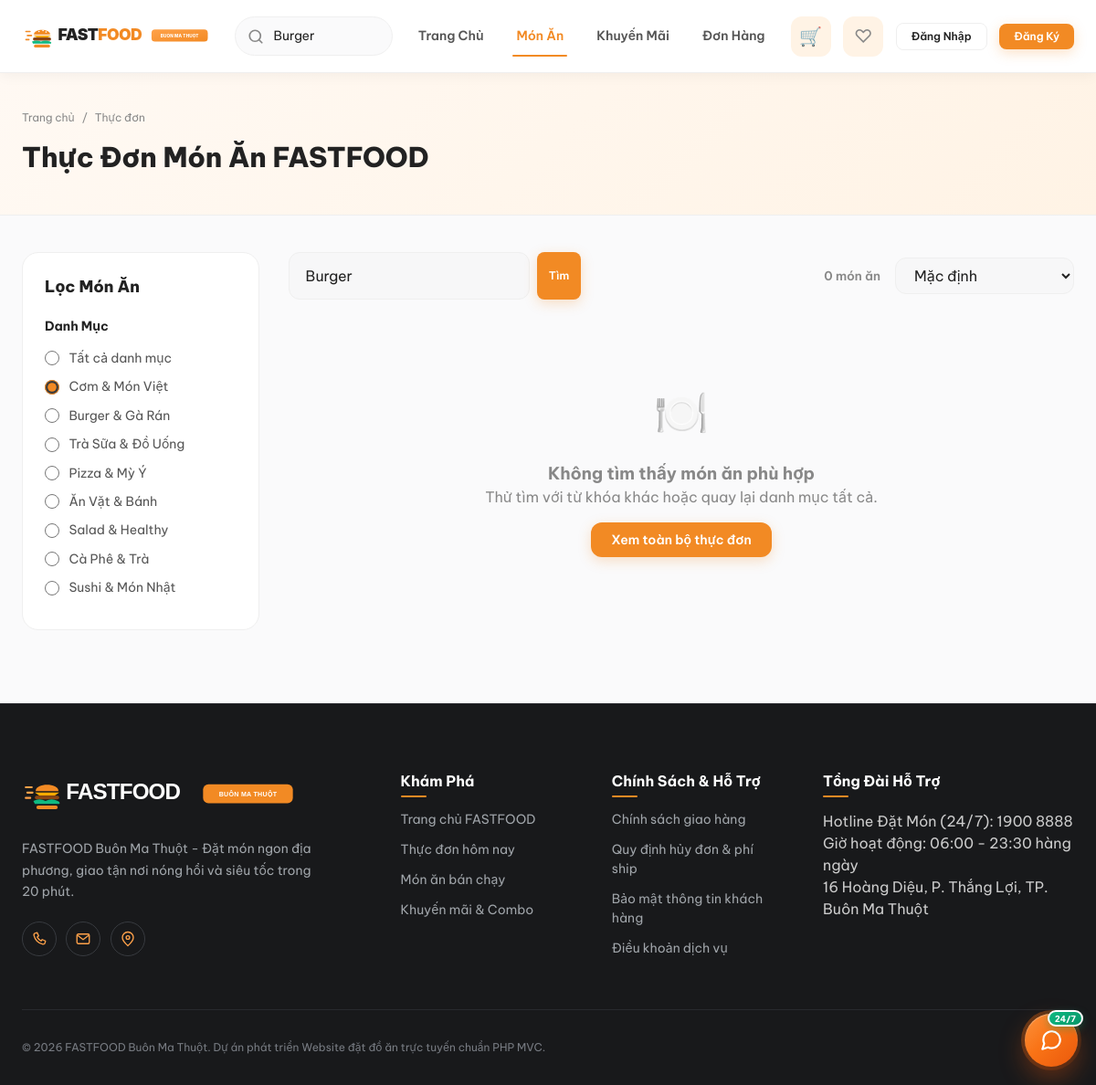
/foods.php?category=com&search=Burger, run on an earlier commit of the app's database.
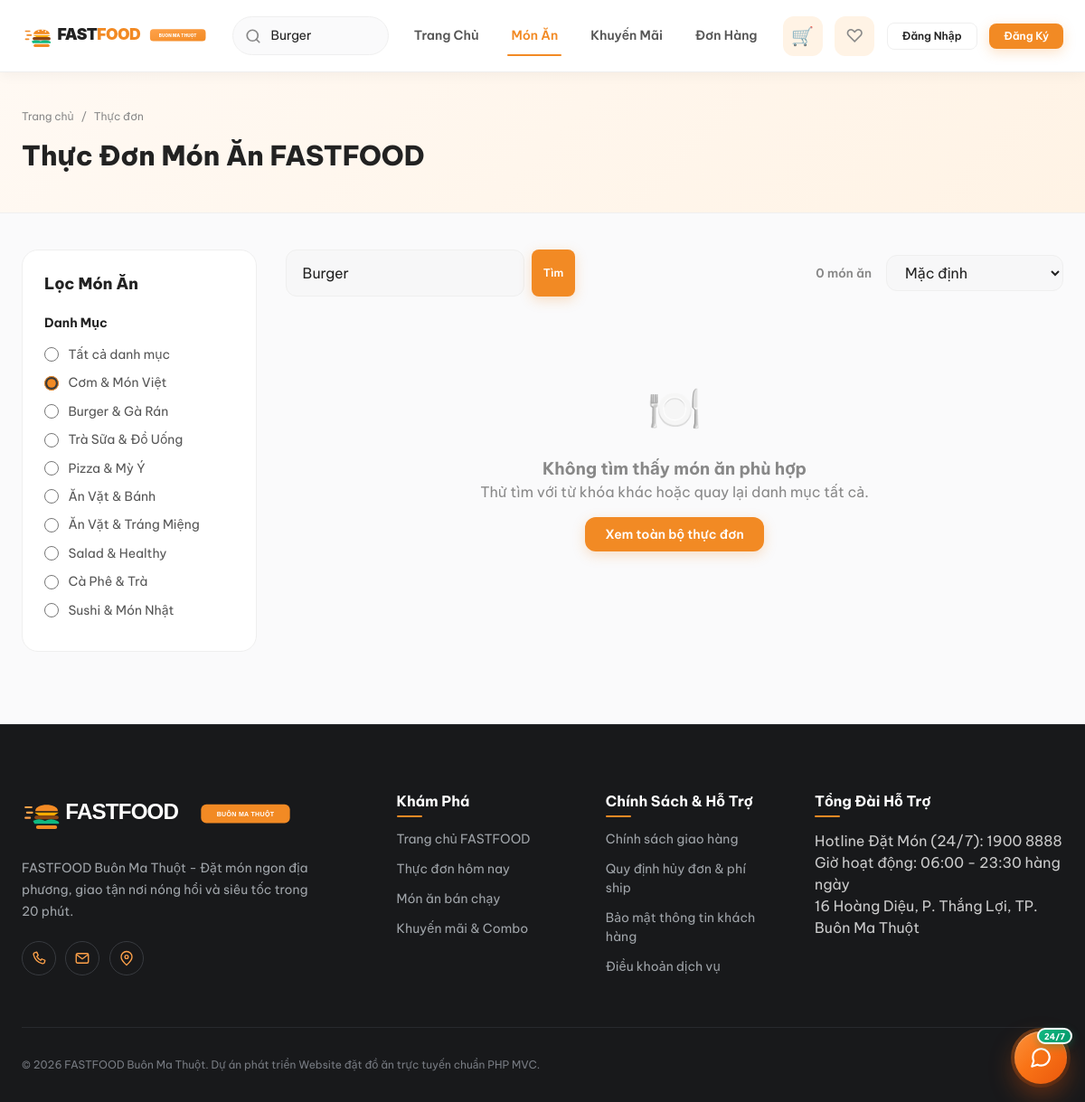
And on a later commit of the database.
### tables this page shows
CREATE TABLE `categories` (
  `id` int(10) unsigned NOT NULL AUTO_INCREMENT,
  `restaurant_id` bigint(20) unsigned DEFAULT NULL COMMENT 'NULL nếu là danh mục chung toàn hệ thống, có ID nếu quán tự tạo',
  `name` varchar(100) NOT NULL COMMENT 'Tên danh mục (ví dụ: Cơm, Trà sữa, Burger)',
  `slug` varchar(120) NOT NULL COMMENT 'Đường dẫn tĩnh danh mục',
  `icon_url` varchar(500) DEFAULT NULL COMMENT 'Icon minh họa',
  `display_order` int(11) DEFAULT 0 COMMENT 'Thứ tự hiển thị',
  `is_active` tinyint(1) DEFAULT 1 COMMENT '1 = Hiển thị, 0 = Ẩn',
  `created_at` timestamp NOT NULL DEFAULT current_timestamp(),
  `updated_at` timestamp NOT NULL DEFAULT current_timestamp() ON UPDATE current_timestamp(),
  PRIMARY KEY (`id`),
  UNIQUE KEY `slug` (`slug`),
  KEY `fk_categories_restaurant` (`restaurant_id`),
  KEY `idx_categories_slug` (`slug`),
  KEY `idx_categories_display_order` (`display_order`),
  CONSTRAINT `fk_categories_restaurant` FOREIGN KEY (`restaurant_id`) REFERENCES `restaurants` (`id`) ON DELETE SET NULL ON UPDATE CASCADE
);

### helpers/functions.php (called while the page is built, shortened)
<?php
function escapeHtml($str) {
    return htmlspecialchars((string)($str ?? ''), ENT_QUOTES, 'UTF-8');
}
function getUrl($path = '') {
    $cleanPath = ltrim($path, '/');
    $url = BASE_URL . ($cleanPath ? '/' . $cleanPath : '');
    return $url;
}
    ?>

### foods.php (the view, shortened to what the changed rows need)
<?php
$db = getDB();
$rawCategories = $db->query("SELECT * FROM categories WHERE is_active = 1 ORDER BY (id >= 30) DESC, display_order ASC, id ASC")->fetchAll();
$categories = [];
$seenCatNames = [];
foreach ($rawCategories as $cat) {
    $cleanName = mb_strtolower(trim($cat['name']), 'UTF-8');
    if (!isset($seenCatNames[$cleanName])) {
        $seenCatNames[$cleanName] = true;
        $categories[] = $cat;
    }
}
usort($categories, fn($a, $b) => ($a['display_order'] ?? 0) <=> ($b['display_order'] ?? 0));
$selectedCat = trim($_GET['category'] ?? 'all');
$search      = trim($_GET['search'] ?? '');
require_once ROOT_PATH . '/includes/header.php';
?>
<div class="page-header-bar">
  <div class="container">
    <h1 class="page-title">Thực Đơn Món Ăn FASTFOOD</h1>
  </div>
</div>
<main class="container">
  <div class="layout-with-sidebar">
    <aside class="filter-sidebar">
      <div class="filter-group">
        <?php foreach ($categories as $cat):
          $val = $cat['slug'] ?: (string)$cat['id'];
          $isChecked = ($selectedCat === $val || $selectedCat == $cat['id']);
        ?>
          <label class="filter-checkbox-item">
            <input type="radio" name="f-cat" class="food-cat-filter" value="<?= escapeHtml($val) ?>" <?= $isChecked ? 'checked' : '' ?>
                   onchange="location.href='<?= getUrl('foods.php?category=' . urlencode($val) . ($search ? '&search=' . urlencode($search) : '')) ?>'">
            <span><?= escapeHtml($cat['name']) ?></span>
          </label>
        <?php endforeach; ?>
      </div>
    </aside>
  </div>
</main>
<?php require_once ROOT_PATH . '/includes/footer.php'; ?>

### includes/footer.php (shortened to what the changed rows need)
<?php
$footerRaw = null;
try {
    $db = getDB();
    $footerRaw = $db->query("SELECT content FROM website_content WHERE collection_name = 'footer_settings' LIMIT 1")->fetchColumn();
} catch (Exception $e) {}
$footerData = $footerRaw ? json_decode($footerRaw, true) : null;
$fExploreLinks = !empty($footerData['explore_links']) && is_array($footerData['explore_links']) ? $footerData['explore_links'] : [
    ['label' => 'Trang chủ FASTFOOD', 'url' => 'index.php'],
    ['label' => 'Thực đơn hôm nay', 'url' => 'foods.php'],
    ['label' => 'Món ăn bán chạy', 'url' => 'foods.php?sort=popular'],
    ['label' => 'Khuyến mãi & Combo', 'url' => 'foods.php?sort=price-asc']
];
$fPolicyLinks  = !empty($footerData['policy_links']) && is_array($footerData['policy_links']) ? $footerData['policy_links'] : [
    ['label' => 'Chính sách giao hàng', 'url' => 'policies.php'],
    ['label' => 'Quy định hủy đơn & phí ship', 'url' => 'policies.php#cancellation'],
    ['label' => 'Bảo mật thông tin khách hàng', 'url' => 'policies.php#privacy'],
    ['label' => 'Điều khoản dịch vụ', 'url' => 'policies.php#terms']
];
?>
  <footer class="site-footer" id="site-footer">
    <div class="container">
      <div class="footer-grid">
        <div>
          <div class="footer-links">
            <?php foreach ($fExploreLinks as $link): ?>
              <?php $u = (strpos($link['url'], 'http') === 0) ? $link['url'] : getUrl($link['url']); ?>
              <a href="<?= escapeHtml($u) ?>" class="footer-link"><?= escapeHtml($link['label']) ?></a>
            <?php endforeach; ?>
          </div>
        </div>
        <div>
          <div class="footer-links">
            <?php foreach ($fPolicyLinks as $link): ?>
              <?php $u = (strpos($link['url'], 'http') === 0) ? $link['url'] : getUrl($link['url']); ?>
              <a href="<?= escapeHtml($u) ?>" class="footer-link"><?= escapeHtml($link['label']) ?></a>
            <?php endforeach; ?>
          </div>
        </div>
      </div>
    </div>
  </footer>
</body>
</html>

What changed in the data, as far as the page shows it:
added categories: slug "☐ Ăn Vặt & Tráng Miệng", name "Ăn Vặt & Tráng Miệng"
